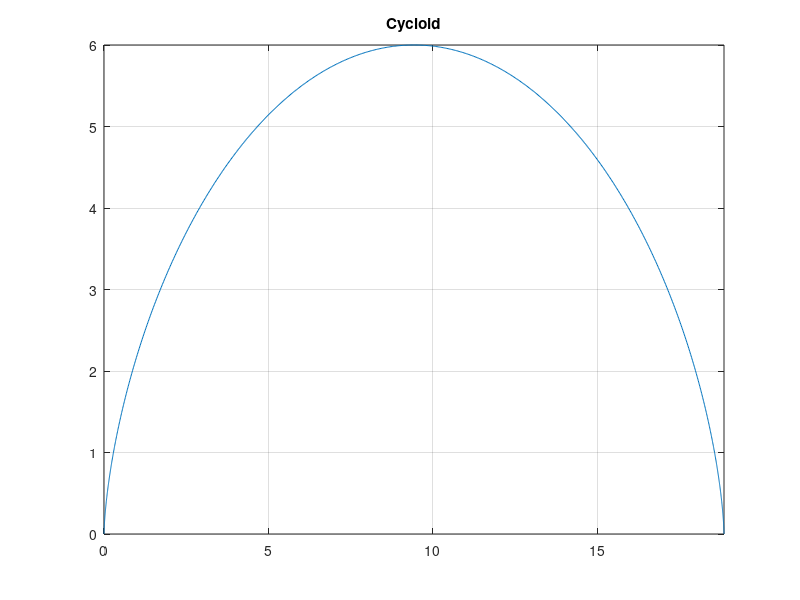

Reproduce this figure in MATLAB.
%% generates a plot of a cycloid.

r = 3;
theta = linspace(0, 2*pi, 1000);

x = r * (theta - sin(theta));
y = r * (1 - cos(theta));

plot(x,y)

grid on
title('Cycloid')
xlim([0 6 * pi])
